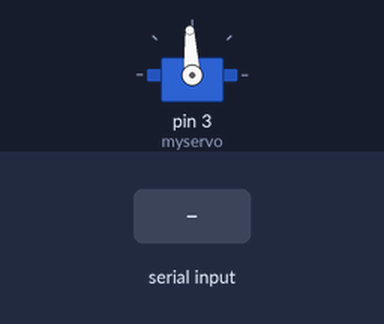
Simulated run of this sketch. Board: Arduino Uno, built with avr-gcc and run on an emulated ATmega328P. Shown: servo. Inputs (shaded band) come from the test bench.

Above: at 1.2 s.
1.3 s: byte 120 received over Serial
At 1.7 s:
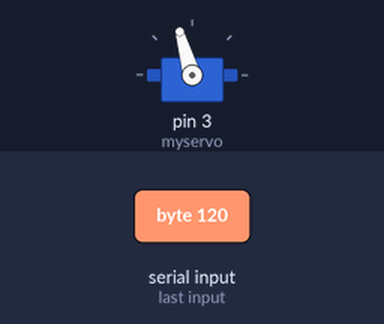
3.3 s: byte 30 received over Serial
At 4.8 s:
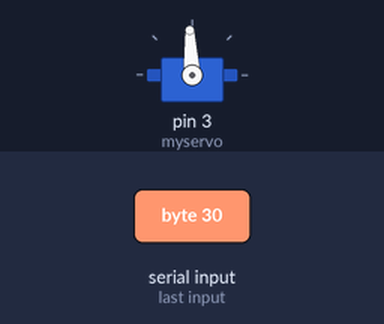
Timing chart, 0 to 6.3 s (numbered marks = the images above; inputs shaded):
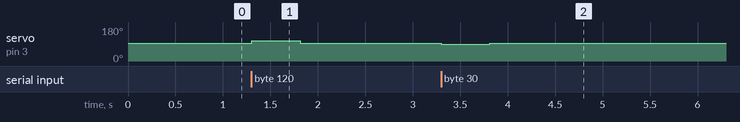

The sketch:

ControlModule.ino
```cpp
/*
AUTHOR: Marcin Kuchenbecker
DATE: 13.12.2019
*/

#include <Servo.h>

Servo myservo;  // create servo object to control a servo
int pwm = 1500;   // pwm signal for stop

int reset_counter = 0;

void setup()
{
  Serial.begin(9600);
  myservo.attach(3);  // attaches the servo on pin 9 to the servo object
  myservo.writeMicroseconds(pwm);
}

void loop()
{
  // Keep reading from HC-05 and send to Arduino Serial Monitor
  if(Serial.available()){
        int sig = Serial.read();
        //Serial.println(sig);
        if(sig< 101)
          myservo.writeMicroseconds(pwm-sig);
        if(sig>100)
          myservo.writeMicroseconds(pwm + (256 - sig));
         reset_counter = 0;
  }else{
    if(reset_counter++ > 500){
      myservo.writeMicroseconds(pwm);
      reset_counter = 0;
    }
  }
  delay(1);
}
```

Measured:
- after the input at 1.3 s, servo on pin 3 (myservo): 93° → 106° at once, → 93° 0.51 s later
- after the input at 3.3 s, servo on pin 3 (myservo): 93° → 90° at once, → 93° 0.51 s later
